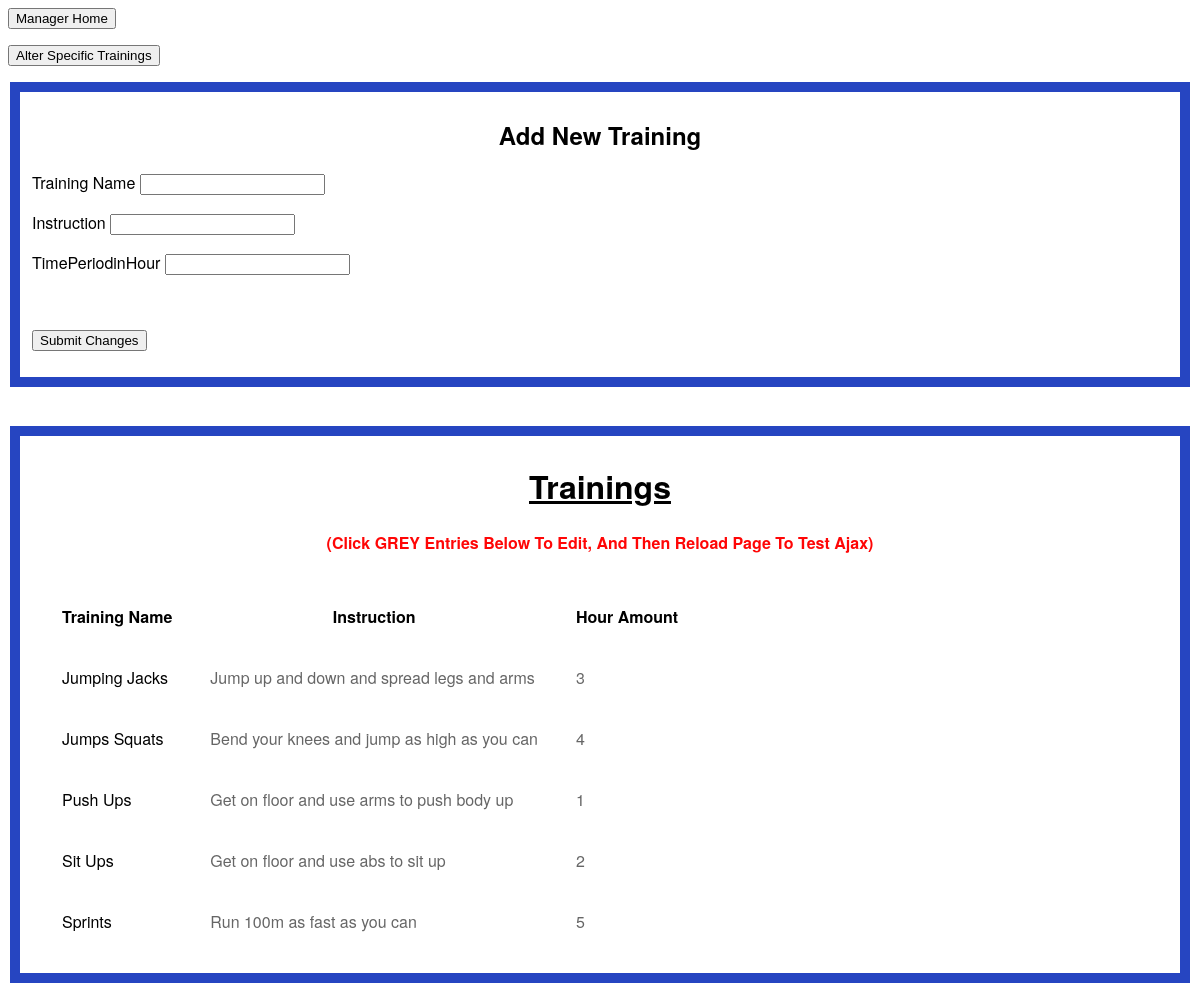
The app's page /CoachSystem/training_files/view_trainings.php (signed in) with its own data.
### tables this page shows
create table Training(
    TrainingName varchar(16) not null primary key,
    Instruction varchar(256),
    TimePeriodinHour int not null
);

### CoachSystem/training_files/view_trainings.php (the view, shortened to what this page needs)
<html>
<body  >
<link href="CSS_JS_functions/cssPAGE.css" rel="stylesheet">
<form action="../manager_home.php" method="post">
	<p>
		<input type="submit" value="Manager Home" />
	</p>
</form>
<form action="alter_training.php" method="post">
	<p>
		<input type="submit" value="Alter Specific Trainings" />
	</p>
</form>
<form action="add_training_functions.php" method="post">
	<fieldset style = "Color: #000000; border-color: #2645c1; border-width: 10px; border-style: solid;">
		<h2 align="center">Add New Training </h2>
		<p>
			<label>Training Name</label>
			<input type="text" name="TrainingName" required/>
		</p>
		<p>
			<label>Instruction</label>
			<input type="text" name="Instruction" required/>
		</p>
		<p>
			<label>TimePeriodinHour</label>
			<input type="text" name="TimePeriodinHour" required/>
		</p>
		<br>
		<p>
			<input type="submit" value="Submit Changes" />
		</p>
	</fieldset>
</form>
<br>
<fieldset class='destroy-mes' style = "Color: #000000; border-color: #2645c1; border-width: 10px; border-style: solid;">
  <h1><center><u>Trainings</u></center></h1>
<h4 class="ajax-mes" style="text-align:center; color:red;">(Click GREY Entries Below To Edit, And Then Reload Page To Test Ajax)</h4>
 <?php
	try {
		$link = connectDB();
		$sql = "SELECT TrainingName, Instruction, TimePeriodinHour FROM Training";
		if($response=mysqli_query($link,$sql))
		{
			echo '<table align="left"
			cellspacing="22" cellpadding="8">
			<tr>
      <td align="left"><b style="color:black";>Training Name</b></td>
			<td align="center"><b style="color:black";>Instruction</b></td>
			<td align="center"><b style="color:black";>Hour Amount</b></td>
      </tr>';
			$inc = 0;
			while($row = mysqli_fetch_array($response))
			{
				$TrainingName = $row['TrainingName'];
				$Instruction = $row['Instruction'];
				$TimePeriodinHour = $row['TimePeriodinHour'];
				?>
              <tr id="checklist<?php echo $inc;?>">
                  <td align="left" >
                    <li>
                      <span style='color:black;'><?php echo $TrainingName;?></span>
                    </li>
                  </td>
                  <td align="left" >
                    <li>
                      <span><?php echo $Instruction;?></span>
                    </li>
                  </td>
                  <td align="left" >
                    <li>
                      <span><?php echo $TimePeriodinHour;?></span>
                    </li>
                  </td>
                </tr>
      <?php
      $inc++;
    }
  }
}
catch (Exception $e) {
	$message = 'Unable to process request.';
}
?>
</fieldset>
</body>
</html>

### CoachSystem/training_files/CSS_JS_functions/cssPAGE.css (style rules this page uses)
body { font-family: "helvetica neue"; color: #666; }
li { list-style-type: none; }

### records on screen
training: TrainingName "Jumping Jacks", Instruction "Jump up and down and spread legs and arms", TimePeriodinHour "3"
training: TrainingName "Jumps Squats", Instruction "Bend your knees and jump as high as you can", TimePeriodinHour "4"
training: TrainingName "Push Ups", Instruction "Get on floor and use arms to push body up", TimePeriodinHour "1"
training: TrainingName "Sit Ups", Instruction "Get on floor and use abs to sit up", TimePeriodinHour "2"
training: TrainingName "Sprints", Instruction "Run 100m as fast as you can", TimePeriodinHour "5"
